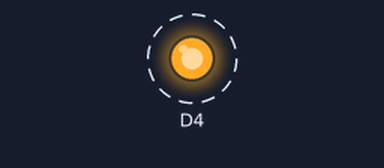
Bench run of a sketch on a simulated ESP8266 (NodeMCU). Parts: output pins drawn as LEDs (lit = HIGH). Dashed ring = blinking. What the sketch prints to the serial monitor is not drawn.

Above: at 0.2 s.
Timing chart, 0 to 3.0 s (numbered marks = the images above):
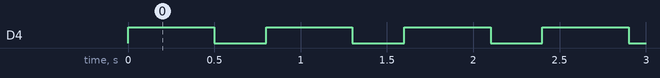

The sketch:

blink.ino
```cpp
#include "Blink.h"

Blink blink(D4);

void setup(){
  Serial.begin(115200);
  Serial.println("\nBlink Version 1.0 YEONGJUNE YOU");
}

void loop(){
  blink.on(500);
  blink.off(300);
}
```

Blink.cpp
```cpp
#include "Arduino.h"
#include "Blink.h"

Blink::Blink(int num){
  pinMode(num, OUTPUT);
  _num = num;
}

void Blink::on(int t){
  digitalWrite(_num, HIGH);
  delay(t);
}
void Blink::off(int t){
  digitalWrite(_num, LOW);
  delay(t);
}
```

Blink.h
```cpp
#ifndef Blink_h
#define Blink_h

#include "Arduino.h"

class Blink{
  public:
    Blink(int num);
    void on(int t);
    void off(int t);
   private:
    int _num;
};

#endif
```

Measured:
- by itself, D4: alternates HIGH for 0.50 s and LOW for 0.30 s
